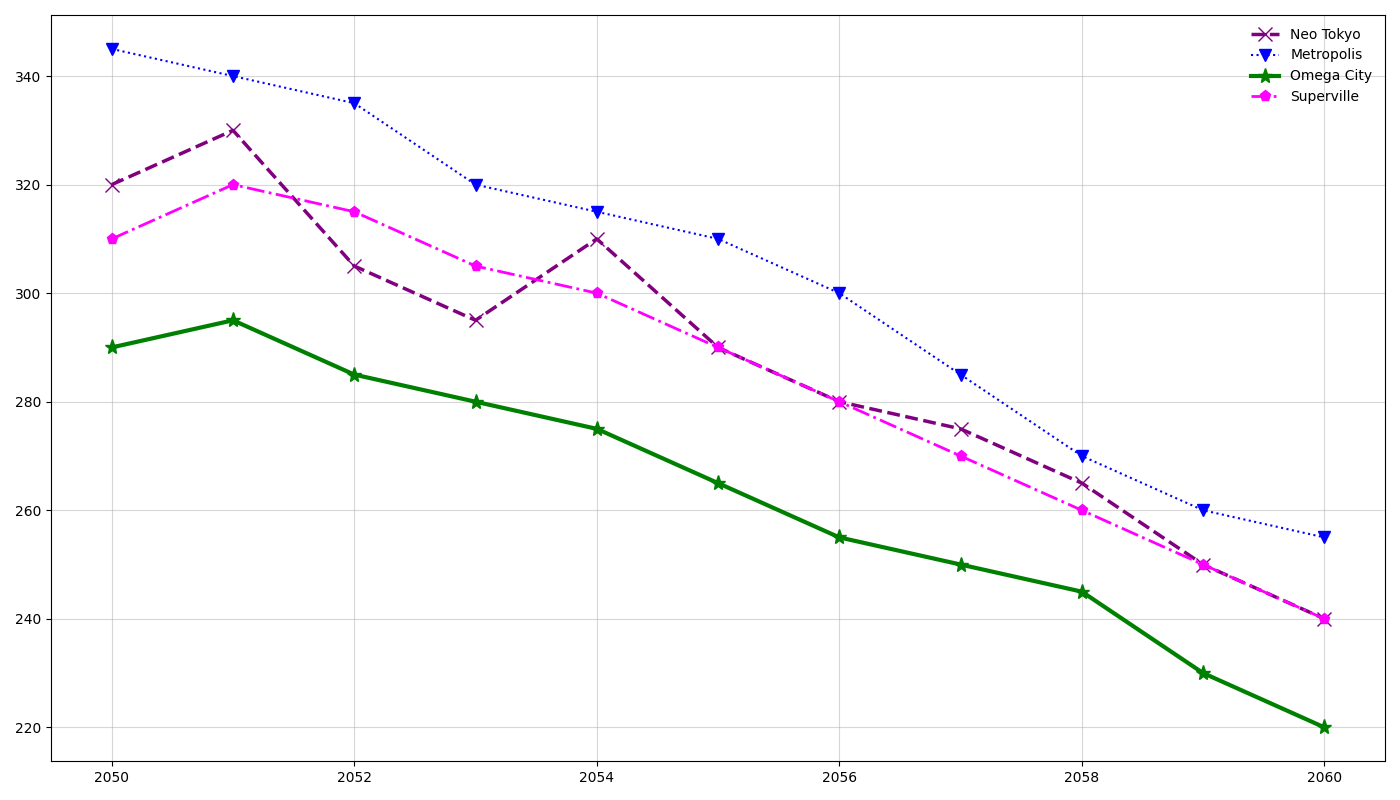

This figure's Python source:
import matplotlib.pyplot as plt
import numpy as np

years = np.arange(2050, 2061)
neo_tokyo_consumption = np.array([320, 330, 305, 295, 310, 290, 280, 275, 265, 250, 240])
metropolis_consumption = np.array([345, 340, 335, 320, 315, 310, 300, 285, 270, 260, 255])
omega_city_consumption = np.array([290, 295, 285, 280, 275, 265, 255, 250, 245, 230, 220])
superville_consumption = np.array([310, 320, 315, 305, 300, 290, 280, 270, 260, 250, 240])

fig, ax = plt.subplots(figsize=(14, 8))

ax.plot(years, neo_tokyo_consumption, marker='x', linestyle='--', color='purple', linewidth=2.5, markersize=10, label='Neo Tokyo')
ax.plot(years, metropolis_consumption, marker='v', linestyle=':', color='blue', linewidth=1.5, markersize=9, label='Metropolis')
ax.plot(years, omega_city_consumption, marker='*', linestyle='-', color='green', linewidth=3, markersize=11, label='Omega City')
ax.plot(years, superville_consumption, marker='p', linestyle='-.', color='magenta', linewidth=2, markersize=8, label='Superville')

ax.grid(True, linestyle='-', alpha=0.5)
ax.legend(loc='upper right', frameon=False)
plt.tight_layout()
plt.show()
